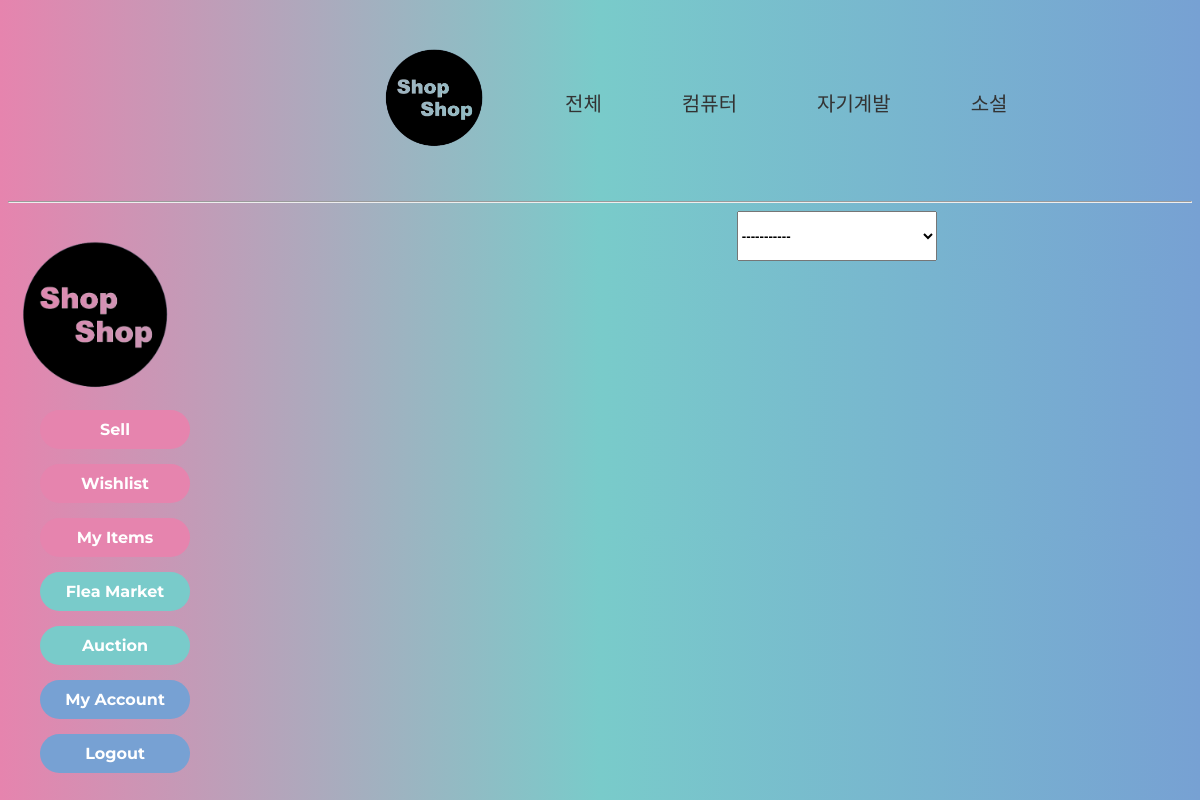
The app's page /market/ (signed in), older data.
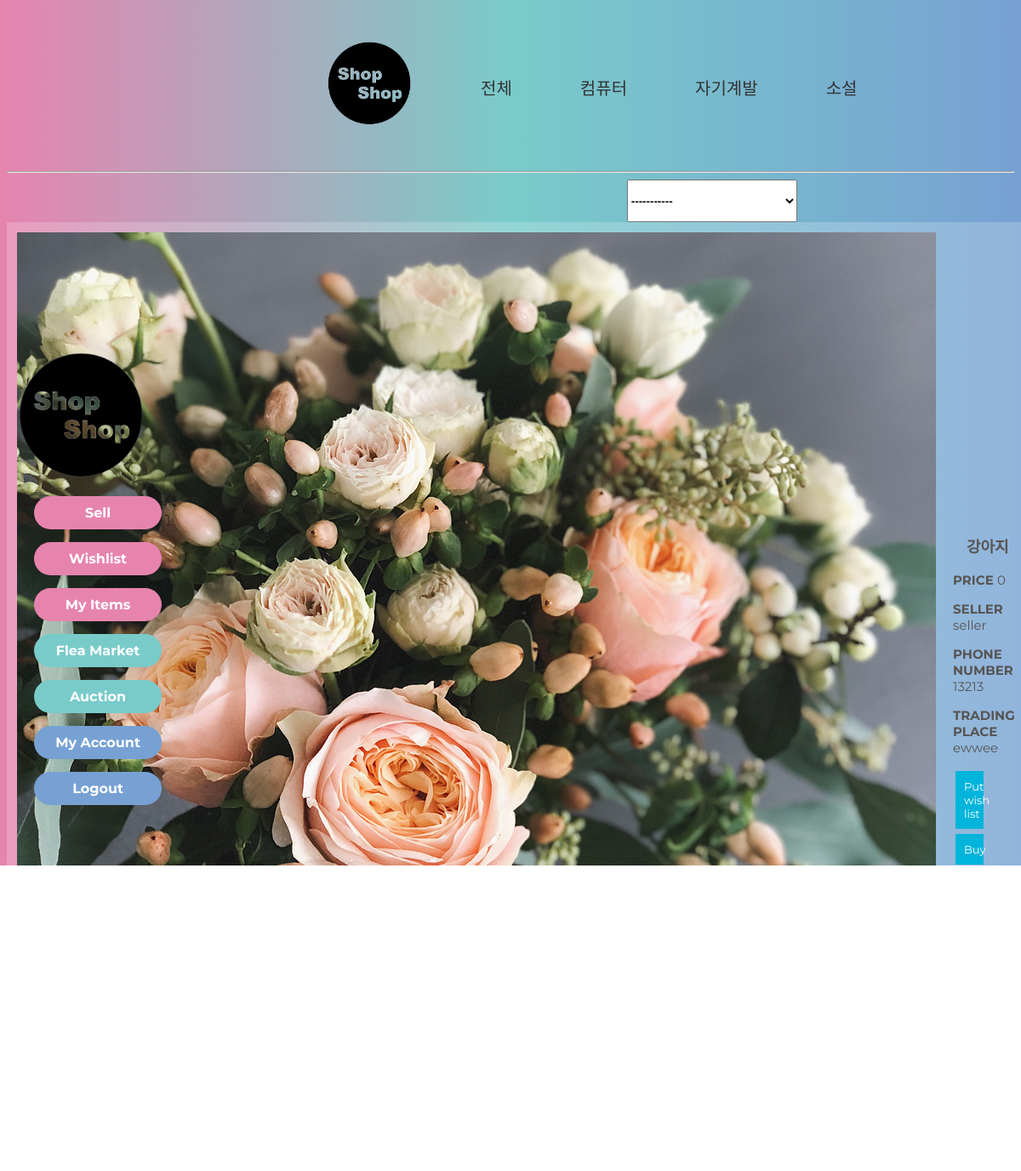
The same page, newer data.
### home/models.py (models this page shows)
class Product(models.Model):
	SELLTYPES = (('F', 'Flea'), ('A', 'Auction'))
	selltype = models.CharField(max_length=1, default='F', choices=SELLTYPES)
	STATUSTYPES = (('S', 'Sold'), ('E', 'Expired'), ('R', 'Running')) # 팔림, 안팔림, 현재진행형
	statustype = models.CharField(max_length=1, default='R', choices=STATUSTYPES)
	EXPIREDATE = ((datetime.now() + timedelta(days=3), '3 Days'), (datetime.now() + timedelta(days=7), '7 days'),
	(datetime.now() + timedelta(days=30), '30 days'))
	expire = models.DateTimeField(default=datetime.now() + timedelta(days=1), choices=EXPIREDATE)
	highest_price = models.IntegerField(default=0) # auction이더라도 천장 가격 내면 바로 살 수 있게 하자
	basic_price =  models.IntegerField(default=0) #옥션이라도 최저가 쓰게 하자
	current_price = models.IntegerField(default=0) # 마지막 가격이기도 하지
	buyer = models.ForeignKey(User, on_delete=models.SET_NULL, related_name='buyer', null=True)
	seller = models.ForeignKey(User, on_delete=models.CASCADE, related_name='seller')
	pid = models.AutoField(primary_key=True)
	name = models.CharField(max_length=300)
	place = models.CharField(max_length=300)
	photo = models.ImageField(blank=True, null=True) #https://wayhome25.github.io/django/2017/05/10/media-file/
	category = models.ForeignKey(Category, on_delete=models.SET_NULL, null=True)
	explanation = models.CharField(max_length=1000, null=True) # string field 같은 게 있었나?? 찾아보기

class User(models.Model): # seller buyer 구분하지 말고 걍 둘다 가능하게 해
	rating = models.IntegerField(default=0)
	userid = models.CharField(max_length=20, primary_key=True)
	pw = models.CharField(max_length=20) # min length  같은 건 js 단에서 처리하기
	username = models.CharField(max_length=100)
	phone = models.CharField(max_length=30)

### home/views.py (the view)
# urls.py: path('market/', views.market, name='market'),
def market(request, category=''):
	userid = request.session.get('userid', False)
	if userid == False : # 로그인 안되어있으면
		return redirect('/login')
	categories = Category.objects.values('name').distinct()
	products = None
	if category == '':
		products = Product.objects.all()
	else :
		products = Product.objects.filter(category__name=category)
	return render(request, 'home/product_market.html', {'products':products, 'categories':categories})

### home/templates/home/product_market.html (shortened to what this page needs)
{% load static %}
<!DOCTYPE html>
<html lang="en" dir="ltr">
  <head>
    <link rel="stylesheet" href="{% static 'home/style_product_market.css' %}">
  </head>
  <body>
    <div class="product-page">
    <nav class="left-nav" style="font-weight: bold;position: fixed; left:0px; top:30%">
        <a href="{% url 'market' %}" target="_parent"><img src="{% static 'home/logo.png' %}" style="height:150px;" alt="LOGO_IMG"></a>
        <ul>
          <li><a class="upper" href="{% url 'sell' %}">Sell</a></li>
          <li><a class="upper" href="{% url 'wishlist' %}">Wishlist</a></li>
          <li><a class="upper"  href="{% url 'myitems' %}">My Items</a></li>
          <li><a class="lower"  href="{% url 'market' %}">Flea Market</a></li>
          <li><a class="lower"  href="{% url 'auction' %}">Auction</a></li>
          <li><a class="lowest"  href="{% url 'mypage' %}">My Account</a></li>
          <li><a class="lowest" href="{% url 'logout' %}">Logout</a></li>
        </ul>
      </nav>
      <section>
          {% include 'home/productsCategory.html' %}
        <hr>
          <div class="selectbox">
            <select id="sort-select" onchange="location=this.value;"style="width:200px;height:50px;font-weight:bold;">
              <option class="sort-nothing" value="/">-----------</option>
            </select>
          </div>
          <table class="goods_table">
            {% for obj in products %}
            <a href="{% url 'market_detail' obj.pid %}" >
              <tr onclick ="location.href='{% url 'market_detail' obj.pid %}'">
                  <td class="goods_img">
                    {% if obj.photo %}
                    <img src="{{obj.photo.url}}">
                    {% endif %}
                  </td>
                  <td class="goods_info">
                    <p class="goods_name"> {{ obj.name }} </p>
                    <div class="inf">
                        <p class="goods_price"> <strong> PRICE </strong> {{ obj.basic_price }} </p>
                        <p class="seller_name"> <strong> SELLER </strong> {{ obj.seller.username }} </p>
                        <p class="phone_number"> <strong> PHONE NUMBER </strong> {{ obj.seller.phone}} </p>
                        <p class="trading_place"> <strong> TRADING PLACE </strong> {{ obj.place }} </p>
                    </div>
                    <button type="button" class="market_btn">Put wish list</button><button type="button" class="market_btn">Buy</button>
                  </td>
                </tr>
              </a>
              {% endfor %}
          </table>
        </section>
  </div>
</body>
</html>

### home/templates/home/productsCategory.html
{%load static%}
<nav class="cate">
	<a href="{% url 'market' %}" target="_parent"><img src="{% static 'home/logo.png' %}" style="height:100px;" alt="LOGO_IMG"></a>
	<a href="{% url 'allBooks' %}"><p class="category">전체</p></a>
	{% for obj in categories %}
		<p class="category"><a href="{% url 'books' obj.name %}">{{obj.name}}</a></p>
	{% endfor %}
</nav>
{%load static%}

### home/static/home/style_product_market.css (style rules this page uses)
.cate { padding-left: 30%; font-family: 'Do Hyeon', sans-serif; font-size: 20px; position: relative; display: flex; width: auto; text-align: center; }
.cate a { text-decoration: none; text-align: center; display: block; padding: 1em 0; padding-right: 2em; margin: 1em; color: #333; text-shadow: none; }
.category { margin-top: 40px; }
body { background: #77A1D3; background: -webkit-linear-gradient(to right, #E684AE, #79CBCA, #77A1D3); background: linear-gradient(to right, #E684AE, #79CBCA, #77A1D3); text-align: center; }
.left-nav { width: auto; align-content: center; display: flex; flex-direction: column; text-align: center; padding-right: 20px; }
.left-nav ul { width: 150px; display: grid; grid-gap: 15px; text-align: left; font-family: 'Montserrat', 'Nanum Gothic Coding', sans-serif; list-style: none; }
.left-nav li { text-align: center; font-family: 'Montserrat', 'Nanum Gothic Coding', sans-serif; font-size: 16px; font-weight: bold; }
.left-nav li a.upper { color: #ffffff; text-decoration: none; display: block; padding: 10px; border-radius: 25px; background-color: #E684AE; }
.left-nav li a.lower { color: #ffffff; text-decoration: none; display: block; padding: 10px; border-radius: 25px; background-color: #79CBCA; }
.left-nav li a.lowest { color: #ffffff; text-decoration: none; display: block; padding: 10px; border-radius: 25px; background-color: #77A1D3; }
.selectbox { margin-left: auto; margin-right: auto; padding-left: 40%; }
table { margin-left: auto; margin-right: auto; min-width: 450px; max-width: 60%; height: auto; background-color: rgba(255, 255, 255, 0.2); color: #575453; }
td { padding:10px; }
.goods_name { font-family: 'Montserrat', 'Nanum Gothic Coding', sans-serif; color: #575453; font-size: 18px; font-weight: bold; text-align: left; margin-left: 1rem; }
.goods_info { font-family: 'Montserrat', 'Nanum Gothic Coding', sans-serif; text-align:left; font-size: 15px; padding-left:0.5rem; }
.market_btn { font-family: 'Montserrat', 'Nanum Gothic Coding', sans-serif; outline: 0; background: #00B4DB; width: 45%; border: 0; padding: 10px; color: #ffffff; margin:3px; font-size: 13px; -webkit-transition: all 0.3 ease; transition: all 0.3 ease; cursor: pointer; }

Row changes from the older to the newer data that the page shows:
added Product: photo (picture), name "강아지", basic_price "0", seller.username "seller", seller.phone "13213", place "ewwee"
